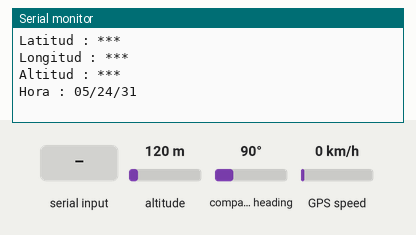
Bench run of a sketch on a simulated Arduino Uno, built with avr-gcc and run on an emulated ATmega328P. Parts: the last lines printed to the serial monitor. The inputs (shaded band) are chosen by the test bench; at power-on: altitude 120 m, compass heading 90°, GPS speed 0 km/h. The GPS gets a fix after 3 s at 37.7749, -122.4194 with 8 satellites.

Above: at 1.2 s.
1.3 s: altitude set to 20 m
At 2.6 s:
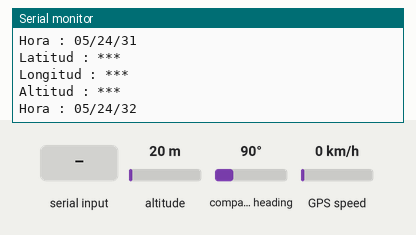
4.5 s: altitude set to 250 m
At 4.5 s:
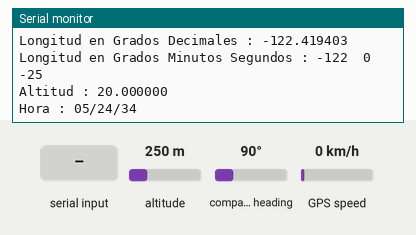
6.0 s: compass heading set to 269°
At 9.8 s:
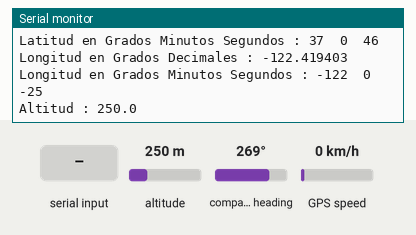
10.1 s: "1" received over the second serial link
At 10.8 s:
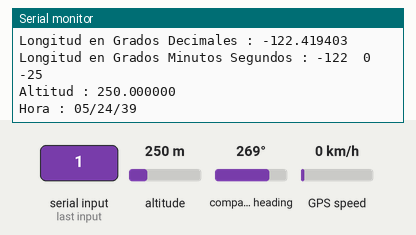
Timing chart, 0 to 12.6 s (numbered marks = the images above; inputs shaded):
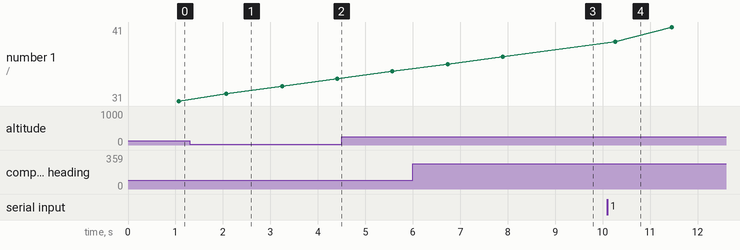

The sketch:

codigo_GPS.ino
```cpp
#include <SoftwareSerial.h>
#include <TinyGPSPlus.h>

SoftwareSerial GPS_SoftSerial(5, 4); // Crear un objeto llamado GPS_SoftSerial de la clase SoftwareSerial (Rx, Tx)
TinyGPSPlus gps;

volatile float minutos, segundos;
volatile int grados, secs, mins; // Cambié el nombre de la variable "segundos" para evitar conflicto

void setup() {
  Serial.begin(9600); // Definir la velocidad de comunicación serial
  GPS_SoftSerial.begin(9600); // Definir la velocidad de comunicación serial por software
}

void loop() {
  obtenerDatosGPS();
}

void obtenerDatosGPS() {
  retardoInteligente(1000); // Generar un retardo preciso de 1ms
  unsigned long inicio;
  double latitud, longitud, altitud_m;
  uint8_t hr, min, sec;
  bool loc_valida, alt_valida, hora_valida;

  latitud = gps.location.lat(); // Obtener datos de latitud
  loc_valida = gps.location.isValid(); // Verificar si hay datos de ubicación válidos
  longitud = gps.location.lng(); // Obtener datos de longitud
  altitud_m = gps.altitude.meters(); // Obtener datos de altitud en metros
  alt_valida = gps.altitude.isValid(); // Verificar si hay datos de altitud válidos
  hr = gps.time.hour(); // Obtener hora
  min = gps.time.minute(); // Obtener minutos
  sec = gps.time.second(); // Obtener segundos
  hora_valida = gps.time.isValid(); // Verificar si hay datos de hora válidos

  // Ajustar la hora a la zona horaria de Colombia (UTC-5)
  hr = (hr + 19) % 24; // Agregar 19 horas y obtener el módulo para asegurarse de que esté en el rango de 0 a 23

  if (!loc_valida) {
    Serial.print("Latitud : ");
    Serial.println("***");
    Serial.print("Longitud : ");
    Serial.println("***");
  } else {
    DegMinSec(latitud);
    Serial.print("Latitud en Grados Decimales : ");
    Serial.println(latitud, 6);
    Serial.print("Latitud en Grados Minutos Segundos : ");
    Serial.print(grados);
    Serial.print("\t");
    Serial.print(mins);
    Serial.print("\t");
    Serial.println(secs);

    DegMinSec(longitud);
    Serial.print("Longitud en Grados Decimales : ");
    Serial.println(longitud, 6);
    Serial.print("Longitud en Grados Minutos Segundos : ");
    Serial.print(grados);
    Serial.print("\t");
    Serial.print(mins);
    Serial.print("\t");
    Serial.println(secs);
  }

  if (!alt_valida) {
    Serial.print("Altitud : ");
    Serial.println("***");
  } else {
    Serial.print("Altitud : ");
    Serial.println(altitud_m, 6);
  }

  if (!hora_valida) {
    Serial.print("Hora : ");
    Serial.println("***");
  } else {
    char cadena_tiempo[32];
    sprintf(cadena_tiempo, "Hora : %02d/%02d/%02d \n", hr, min, sec);
    Serial.print(cadena_tiempo);
  }
}

static void retardoInteligente(unsigned long ms) {
  unsigned long inicio = millis();
  do {
    while (GPS_SoftSerial.available()) // Codificar datos leídos del GPS mientras haya datos disponibles en el puerto serial
      gps.encode(GPS_SoftSerial.read());
  } while (millis() - inicio < ms);
}

void DegMinSec(double tot_val) {
  grados = (int)tot_val;
  minutos = tot_val - grados;
  segundos = 60 * minutos;
  mins = (int)minutos;
  minutos = minutos - mins;
  minutos = 60 * minutos;
  secs = (int)minutos;
}
```

Measured:
- after the input at 6.0 s, the serial monitor: prints a new line after 3.0 s (image 3)
- after the input at 10.1 s, the serial monitor: prints a new line after 0.16 s (image 4)
- plotted number 1: 37 → 41 after the input at 10.1 s
